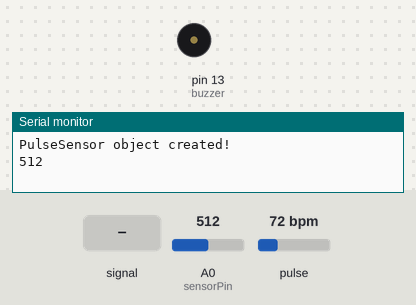
Recording of a sketch running on a simulated Arduino Uno, built with avr-gcc and run on an emulated ATmega328P. On the bench: buzzer (waves = sounding), the last lines printed to the serial monitor. Inputs (shaded band) come from the test bench; at power-on: A0 (sensorPin) = 512, pulse 72 bpm.

Above: at 1.2 s.
1.3 s: A0 (sensorPin) fed a 2 Hz sine of ±306 counts around its level
At 2.3 s:
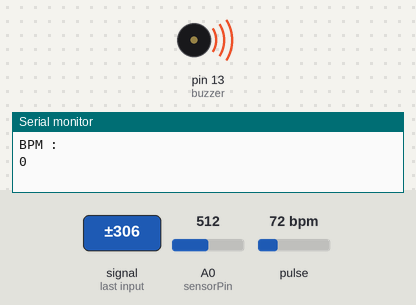
Timing chart, 0 to 4.5 s (numbered marks = the images above; inputs shaded):
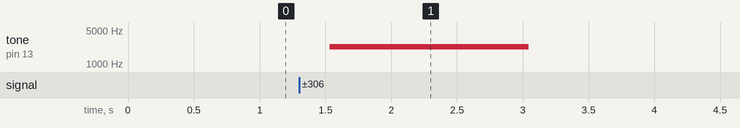

Measured:
- after the input at 1.3 s, tone on pin 13 (buzzer): silent → 2250 Hz after 0.23 s, → silent 1.5 s later

The sketch:

heartbeat.ino
```cpp
#define samp_siz 4
#define rise_threshold 5
#define USE_ARDUINO_INTERRUPTS true
#include <PulseSensorPlayground.h>
#include <SoftwareSerial.h>

PulseSensorPlayground pulseSensor;
SoftwareSerial BTserial(10, 11);

int sensorPin = 0;
int buzzer = 13 ;
const int PulseWire = 0;
int PulseSensorPurplePin = 0;
int LED13 = 13;
int Signal;
int Threshold = 550;
int plot;

void setup() {
   Serial.begin(9600);
   BTserial.begin(9600);

  pinMode(LED13,OUTPUT);

   pulseSensor.analogInput(PulseWire);
	pulseSensor.blinkOnPulse(LED13);
	pulseSensor.setThreshold(Threshold);

  if (pulseSensor.begin()) {
		Serial.println("PulseSensor object created!");
	}
}

void loop ()
{
   float reads[samp_siz], sum;
   long int now, ptr;
   float last, reader, start;
   float first, second, third, before;
   int print_value;
   bool rising;
   int rise_count;
   int n;
   long int last_beat;

   int myBPM = pulseSensor.getBeatsPerMinute();

    delay(20);
    pinMode (buzzer, OUTPUT) ;

  pulseSensor.outputSample();

   Signal = analogRead(PulseSensorPurplePin);
   Serial.println(Signal);


   if(Signal > Threshold){
     digitalWrite(LED13,HIGH);
   } else {
     digitalWrite(LED13,LOW);
   }
   delay(10);
   for (int i = 0; i < samp_siz; i++)
     reads[i] = 0;
   sum = 0;
   ptr = 0;
   while(1)
   {
     n = 0;
     start = millis();
     reader = 0.;
     do
     {
       reader += analogRead (sensorPin);
       n++;
       now = millis();
     }
     while (now < start + 20);
     reader /= n;

     sum -= reads[ptr];
     sum += reader;
     reads[ptr] = reader;
     last = sum / samp_siz;

     if (last > before)
     {
       rise_count++;
       if (!rising && rise_count > rise_threshold)
       {

         rising = true;
         first = millis() - last_beat;
         last_beat = millis();

         print_value = 60000. / (0.4 * first + 0.3 * second + 0.3 * third);
          if(print_value>60){
               noTone(buzzer);
        }else{
              tone(buzzer, 2250);

        }
        Serial.println("BPM :");
        Serial.println(print_value);
        Serial.println(" ");
        BTserial.println(print_value);
         third = second;
         second = first;
       }
     }
     else
     {
       rising = false;
       rise_count = 0;
     }
     before = last;
     ptr++;
     ptr %= samp_siz;
   }
} 
```
